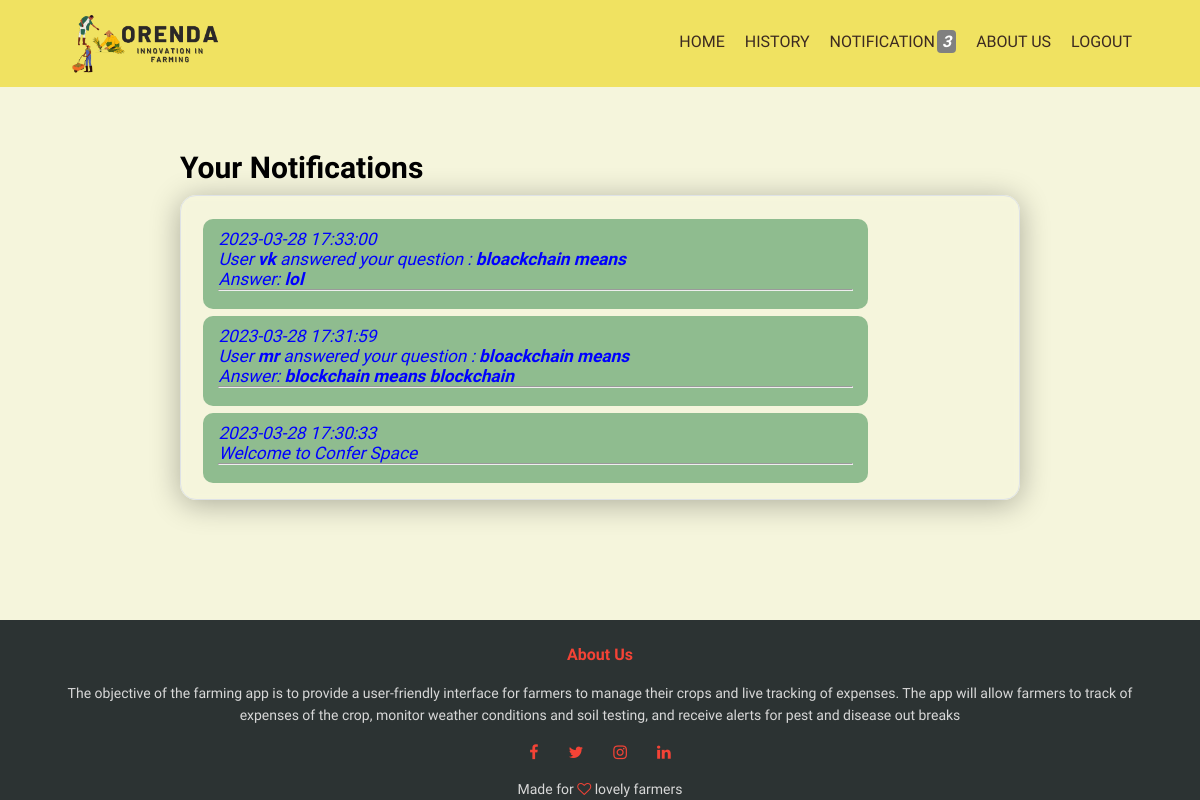
The page /home/user_notifications.php (signed in) on the database its author committed.
### tables this page shows
CREATE TABLE `user_notifications` (
  `notifid` int(11) NOT NULL,
  `notification` text NOT NULL,
  `userid` varchar(20) NOT NULL,
  `date` datetime NOT NULL DEFAULT current_timestamp()
);

### home/user_notifications.php (the view, shortened to what this page needs)
<?php
    require('../connect.php');
?>
<html>
<head>
    <link rel="stylesheet" href="https://cdnjs.cloudflare.com/ajax/libs/font-awesome/4.7.0/css/font-awesome.min.css"/>
   <link rel="stylesheet" href="house.css">
</head>
<body>
<nav>
        <a href="home.html"><img class="loim"  src="logo1.png" /></a>
        <ul>
          <li><a href="home.php">HOME</a></li>
      <li>
                        <div class="dropdown">
                            <a>HISTORY</a>
                        </div>
            </li>
            <li>
                        <a href="user_notifications.php">
                            <?php
                            $q="SELECT count(*) FROM user_notifications where userid='".$_SESSION['username']."'";
                            $d=mysqli_query($conn,$q);
                            $notif_count=mysqli_fetch_row($d);
                            ?>
                            NOTIFICATION<b><i><span style='background-color:grey;color:white;padding: 2px 5px; margin-left: 2px;
                            border-radius: 4px;'><?php echo"$notif_count[0]";?></span></i></b>
                        </a>
            </li>
          <li><a href="../about/about.php">ABOUT US</a></li>
          <li><a href="logout.php">LOGOUT</a></li>
        </ul>
      </nav>
      <section style="margin-top:115px;">
<div class="out">
        <h2>Your Notifications</h2>
        <div class="out_b1">
            <div class="out_b2">
                 <p>
                    <?php
                        $notifs=mysqli_query($conn,"SELECT `notification`,`date`  FROM user_notifications where userid='".$_SESSION['username']."' order by `date` desc");
                        while($n=mysqli_fetch_array($notifs))
                        {
                            print ("<div class='left'<small style='color:blue; font-size:0.18in;'><i>".$n['date']."</i></small></h4><br/>");
                            print ("<i>".$n['notification']."</i><br/><hr/></div>");
                        }
                    ?>
                </p>
            </div>
        </div>
    </div>
<br><br><br><br><br><br><br><br><br><br><br>
                    </section>
<section class="footer">
      <h4>About Us</h4>
      <p>
        The objective of the farming app is to provide a user-friendly interface
        for farmers to manage their crops and live tracking of expenses. The
        app will allow farmers to track of expenses of the crop, monitor
        weather conditions and soil testing, and receive alerts for pest and
        disease out breaks
      </p>
      <div class="icons">
        <i class="fa fa-facebook"></i>
        <i class="fa fa-twitter"></i>
        <i class="fa fa-instagram"></i>
        <i class="fa fa-linkedin"></i>
      </div>
      <p>Made for <i class="fa fa-heart-o"></i> lovely farmers</p>
    </section>
</body>
</html>

### home/house.css (style rules this page uses)
* { margin: 0; padding: 0; font-family: "Varela Round", sans-serif; }
body { background-color:beige; }
nav { padding: 1% 6%; display: flex; justify-content: space-between; justify-items: center; background-color: #f0e261; position: fixed; width: 90%; top: 0; z-index: 1000; }
.loim { width: 150px; }
nav ul { display: flex; justify-content: right; margin-top: 20px; margin-right: 20px; }
nav ul li { margin-left: 20px; list-style: none; }
nav ul li a { text-decoration: none; color: #3c2a21; }
li a::after { content: ""; width: 0; height: 2px; background-color: #3e773e; margin: auto; display: block; }
.footer { width: 100%; text-align: center; background-color: #2c3333; padding: 25 0 0 0; position: absolute; margin-top: 25px; }
.footer h4 { margin-bottom: 18px; font-weight: 600; color: f44336; }
p { color: #d8d8d8; font-size: 14px; font-weight: 300px; line-height: 22px; padding: 0 60px; }
.icons .fa { color: #f44336; margin: 0 13px; cursor: pointer; padding: 18px 0; }
.fa-heart-o { color: #f44336; }
.out { width: 70%; margin: auto; padding-top: 35px; }
.out h2 { font-size: 30px; font-weight: 600; }
.out_b1 { border: 1px solid #dee2e6 !important; box-shadow: 0 4px 30px rgb(0 0 0 / 30%); backdrop-filter: blur(3.7px); border-radius: 16px; padding: 1rem 1.4rem !important; display: -webkit-box; display: -ms-flexbox; display: flex; -webkit-box-align: start; -ms-flex-align: start; align-items: flex-start; margin-top: 10px; }
.out_b2 { -webkit-box-flex: 1; flex: 1; }
.left { background-color: darkseagreen; float: left; width: 80%; padding: 10px 15px 18px 15px; margin-top: 7px; border-radius: 10px; }
.dropdown { position: relative; display: inline-block; }

### home/user_notifications.php (style rules this page uses)
.footer { bottom: 0; }

### rows shown on the page
user_notifications: date "2023-03-28 17:33:00", notification "User vk answered your question : bloackchain means Answer: lol"
user_notifications: date "2023-03-28 17:31:59", notification "User mr answered your question : bloackchain means Answer: blockchain means blockchain"
user_notifications: date "2023-03-28 17:30:33", notification "Welcome to Confer Space"

### other values the page prints
$notif_count[0] "3"
